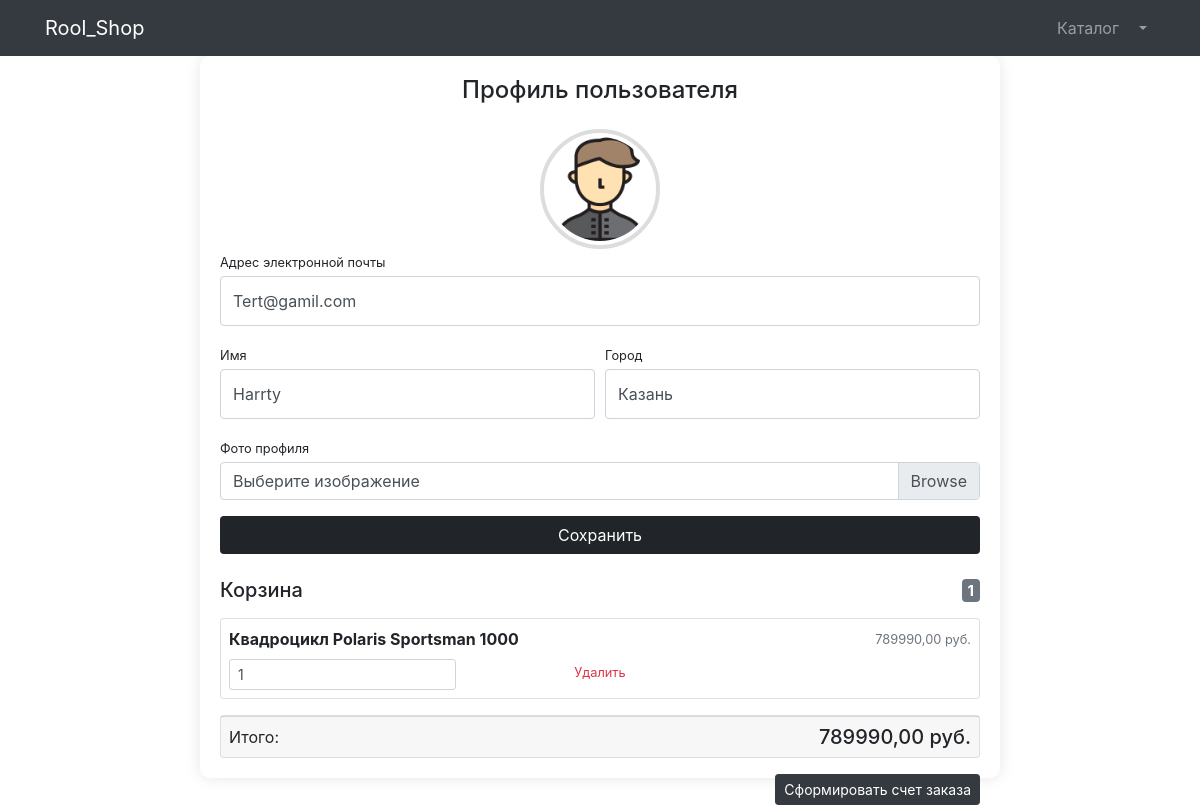
/users/profile/ (signed in), run on the app's committed database.
### users/models.py (models this page shows)
class User(AbstractUser):
    city = models.CharField(max_length=100, blank=True, null=True)
    birth_date = models.DateField(blank=True, null=True)
    image = models.ImageField(upload_to='users_images', null=True, blank=True)
    is_verified_email = models.BooleanField(default=False)

### shop/models.py (models this page shows, shortened)
class Basket(models.Model):
    user = models.ForeignKey(to=User, on_delete=models.CASCADE)
    product = models.ForeignKey(to=Transport, on_delete=models.CASCADE)
    quantity = models.PositiveSmallIntegerField(default=0)
    created_timestamp = models.DateTimeField(auto_now_add=True)
    objects = BasketQuerySet.as_manager()
    def sum(self):
        return self.product.price * self.quantity

class Transport(models.Model):
    name = models.CharField(max_length=300)
    description = models.TextField(null=True, blank=True)
    price = models.DecimalField(max_digits=9, decimal_places=2)
    quantity = models.PositiveIntegerField(default=1)
    image = models.ImageField(upload_to='products_images')
    category = models.ForeignKey(to=CatTransport, on_delete=models.CASCADE)

### users/views.py (the view)
# urls.py: path('profile/', profile, name='profile'),
@login_required
def profile(request):
    if request.method == 'POST':
        form = UserProfileForm(instance=request.user, data=request.POST, files=request.FILES)
        if form.is_valid():
            form.save()
            return HttpResponseRedirect(reverse('users:profile'))
        else:
            print(form.errors)
    else:
        form = UserProfileForm(instance=request.user)
    baskets = Basket.objects.filter(user=request.user)
    context = {'title': 'Профиль',
               'form': form,
               'baskets': baskets,
               }
    return render(request, 'users/profile.html', context)

### users/forms.py
class UserProfileForm(UserChangeForm):
    username = forms.CharField(widget=forms.TextInput(attrs={'class': 'form-control py-4'}))
    city = forms.CharField(widget=forms.TextInput(attrs={'class': 'form-control py-4'}))
    image = forms.ImageField(widget=forms.FileInput(attrs={'class': 'custom-file-input'}), required=False, help_text='')
    email = forms.EmailField(widget=forms.EmailInput(attrs={'class': 'form-control py-4'}))
    class Meta:
        model = User
        fields = ('username', 'city', 'image', 'email')

### shop/models.py (called while the page is built)
    def total_sum(self):
        return sum(basket.sum() for basket in self)

    def total_quantity(self):
        return sum(basket.quantity for basket in self)

### users/templates/users/profile.html (shortened to what this page needs)
{% extends 'shop/base.html' %}
{% load static %}
{% block css %}
<link href="{% static 'sh/css/profile.css' %}" rel="stylesheet">
{% endblock %}
{% block content %}
<div class="container">
    <div class="profile-container">
        <h4 class="text-center mb-4">Профиль пользователя</h4>
        <div class="text-center">
            <img class="profile-image img-thumbnail"
                 src="{% if user.image %}{{ user.image.url }}{% else %}{% static 'sh/img/users/a.webp' %}{% endif %}"
                 alt="Фото профиля">
        </div>
        <form action="{% url 'users:profile' %}" method="post" enctype="multipart/form-data">
            <div class="form-group">
                <label class="small mb-1" for="{{ form.email.id_for_label }}">Адрес электронной почты</label>
                {{ form.email }}
            </div>
            <div class="form-row">
                <div class="col-lg-6">
                    <div class="form-group">
                        <label class="small mb-1" for="{{ form.username.id_for_label }}">Имя</label>
                        {{ form.username }}
                    </div>
                </div>
                <div class="col-lg-6">
                    <div class="form-group">
                        <label class="small mb-1" for="{{ form.city.id_for_label }}">Город</label>
                        {{ form.city }}
                    </div>
                </div>
            </div>
            <div class="form-group">
                <label class="small mb-1" for="{{ form.image.id_for_label }}">Фото профиля</label>
                <div class="custom-file">
                    <label class="custom-file-label" for="{{ form.image.id_for_label }}">Выберите изображение</label>
                </div>
            </div>
            <button class="btn btn-custom btn-block mt-3" type="submit">Сохранить</button>
        </form>
        <div class="mt-4">
            {% include 'shop/baskets.html' %}
        </div>
    </div>
</div>
{% endblock %}

### shop/templates/shop/baskets.html (shortened to what this page needs)
{% if baskets %}
    <h5 class="mt-3 mb-3 d-flex justify-content-between align-items-center">
        Корзина <span class="badge badge-secondary">{{ baskets.total_quantity }}</span>
    </h5>
    {% for basket in baskets %}
        <div class="card mb-2">
            <div class="card-body p-2">
                <div class="d-flex justify-content-between align-items-center">
                    <span class="font-weight-bold">{{ basket.product.name }}</span>
                    <small class="text-muted">{{ basket.sum }} руб.</small>
                </div>
                <div class="row mt-2 text-center">
                    <div class="col-4">
                        <input name="basketID" type="number" class="form-control form-control-sm"
                               value="{{ basket.quantity }}" min="0">
                    </div>
                    <div class="col-4">
                        <a href="{% url 'products:basket_remove' basket.id %}" class="text-danger small">
                             Удалить
                        </a>
                    </div>
                </div>
            </div>
        </div>
    {% endfor %}
    <div class="card mt-3">
        <div class="card-footer p-2">
            <p class="float-left mb-0">Итого:</p>
            <h5 class="float-right mb-0">{{ baskets.total_sum }} руб.</h5>
        </div>
    </div>
    <a class="btn btn-dark btn-sm mt-3 float-right" href="{% url 'products:payment' %}">
        Cформировать счет заказа
    </a>
{% else %}
    <h5 class="mt-3 mb-3 text-center">
        Ваша корзина пуста
    </h5>
{% endif %}

### static/sh/css/profile.css (style rules this page uses)
body { padding-top: 56px; }

### users/templates/users/profile.html (style rules this page uses)
.profile-container { max-width: 800px; margin: auto; background: #fff; padding: 20px; border-radius: 10px; box-shadow: 0 0 15px rgba(0, 0, 0, 0.1); }
.profile-image { width: 120px; height: 120px; object-fit: cover; border-radius: 50%; border: 4px solid #ddd; }
.btn-custom { background-color: #212529; color: #fff; transition: 0.3s; }
.custom-file-label::after { content: "Выбрать"; }

### data on the page
User: email "Tert@gamil.com", username "Harrty", city "Казань"
Basket: total_quantity "1", product.name "Квадроцикл Polaris Sportsman 1000", sum "789990,00", basketID "1", total_sum "789990,00"
